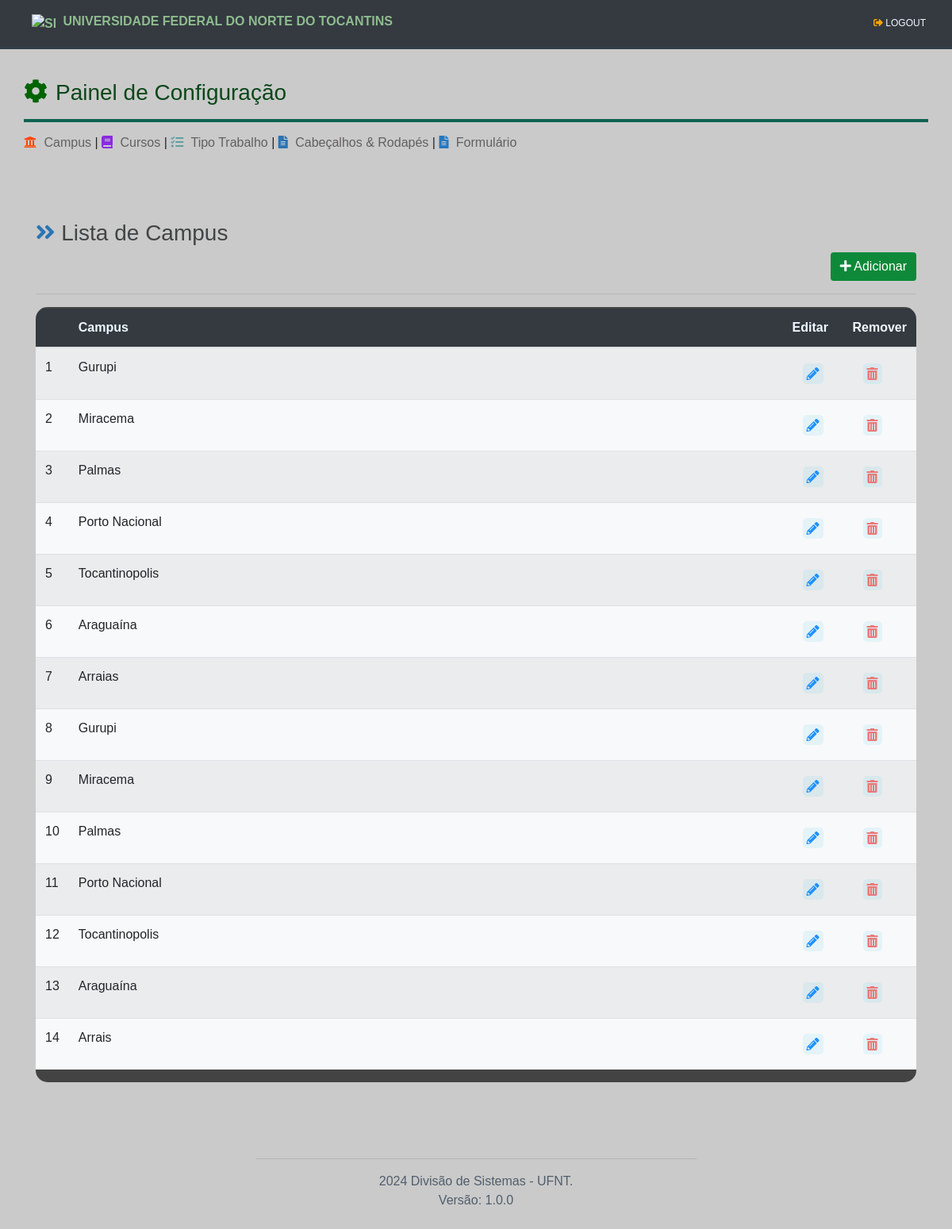
/campus/ (signed in), run on an earlier commit of the app's database.
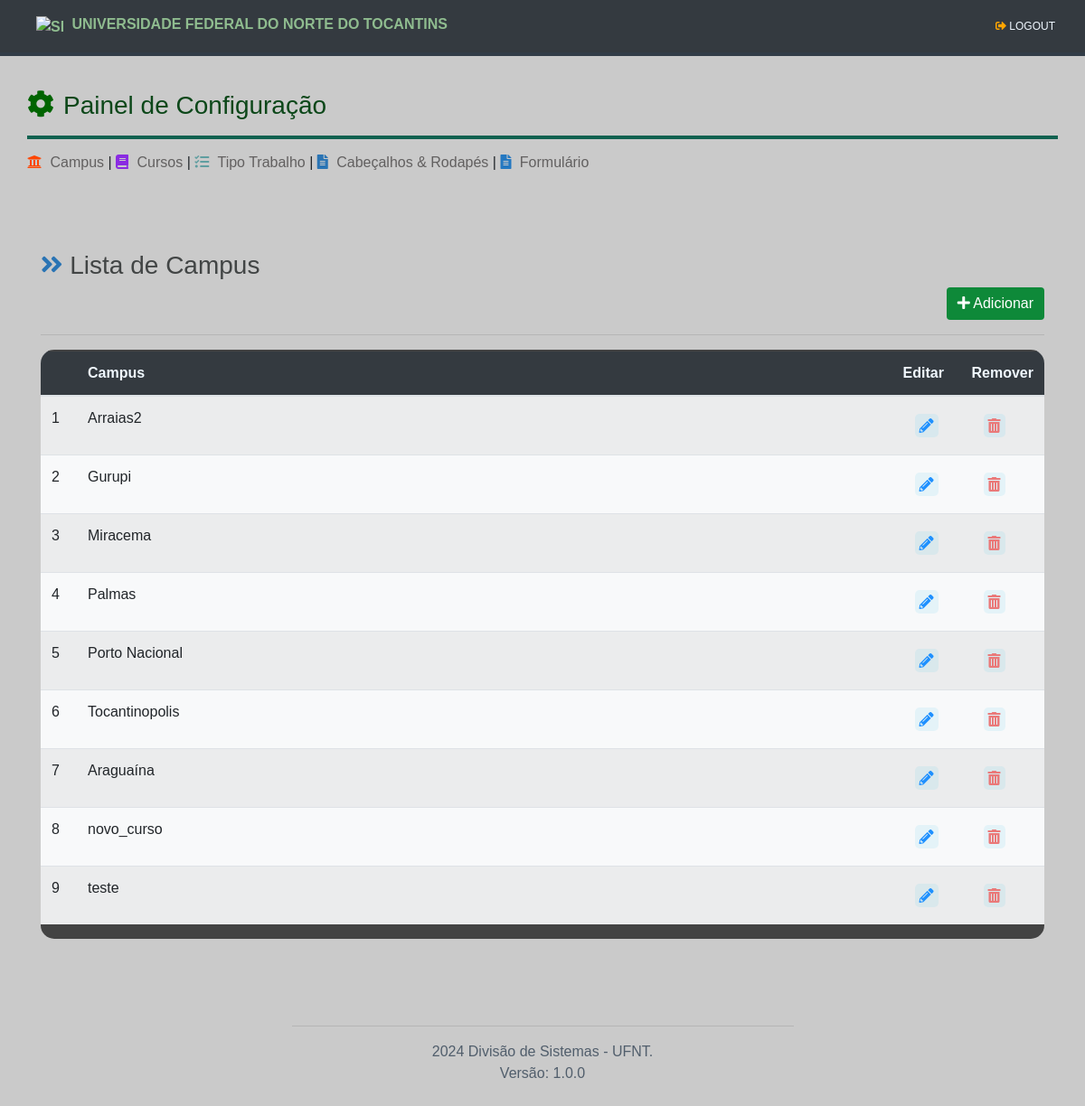
And on a later commit of the database.
### tables this page shows
CREATE TABLE campus (
                    id INTEGER PRIMARY KEY AUTOINCREMENT,
                    nome TEXT NOT NULL,                        
                    ativo INTEGER DEFAULT 1
                );

### routes/campus_routes.py (the view)
@campus_routes.route('/', methods=['GET', 'POST'])
@login_required
def campus_listar():
    campus = CampusModel.get_all()
    return render_template('campus_view.html', campus = campus )

### app.py (called while the page is built)
@login_manager.user_loader
def load_user(user_id):
    return UserModel.get_user_by_id(user_id)

### data/conexao.py (called while the page is built)
def get_conexao():
    conexao = sqlite3.connect('data/gfc.db')
    return conexao

### models/base_model.py (called while the page is built)
    @classmethod
    def get_all(cls):
        if not cls.tabela:
            raise ValueError("Nome da tabela não especificado na classe derivada.")
        con = get_conexao()
        cursor = con.cursor()
        query = f'SELECT * FROM {cls.tabela}'
        cursor.execute(query)
        colunas = [coluna[0] for coluna in cursor.description]
        objetos = [cls(**dict(zip(colunas, row))) for row in cursor.fetchall()]
        con.close()
        return objetos

### models/user_model.py (called while the page is built)
    @staticmethod
    def get_user_by_id(user_id: int):
        con = get_conexao()
        cursor = con.cursor()
        query = 'SELECT * FROM user WHERE id=?'
        cursor.execute(query, (user_id,))
        row = cursor.fetchone()
        if row:
            user = UserModel(
                id=row[0],
                username=row[1],
                password=row[2],
                ativo=row[3],
            )
            con.close()
            return user
        else:
            con.close()
            return None

    @property
    def is_authenticated(self):
        return True if self.id is not None else False

### templates/campus_view.html (shortened to what this page needs)
{% extends "base.html" %}
  {% block head %}
      <link rel="stylesheet" href="/static/assets/css/views/view.css" type="text/css">
  {% endblock %}
  {% block content %}
    {% include "componentes/_menu_conf.html" %}
  <div class="container">
    <div class="container">
      <div class="row">
        <h3><i class="fas fa-angle-double-right" style="color: rgb(42, 116, 180);"></i> Lista de Campus</h3>
      </div>
      <div class="row" style="display: flex; justify-content: flex-end;">
        <button type="button" class="btn btn-primary" data-toggle="modal" data-target="#modal" onclick="openModal()">
            <i class="fas fa-plus"></i> Adicionar
        </button>
      </div>
      </div>
      <hr>
      <div style="border-radius:15px; overflow: auto; padding: 0px; background-color:rgb(67, 67, 67); ">
        <table class="table table-striped bg-light" style="margin-top: 0px; padding:0px; border-top:2px solid rgb(67, 67, 67); ">
          <thead class="bg-dark" style="color: aliceblue;">
              <tr>
                  <th></th>
                  <th>Campus</th>
                  <th style="width:50px;">Editar</th>
                  <th style="width:50px;">Remover</th>
              </tr>
          </thead>
          <tbody>
              {% for obj in campus %}
                  <tr id="tr{{ obj.id }}">
                      <td style="width: 40px;">{{ loop.index }}</td>
                      <td>{{ obj.nome }}</td>
                      <td>
                          <a href="#">
                            <button type="button" class="btn" onclick='abrirModalEditar("{{ obj.id }}")'>
                                <i class="fas fa-pencil-alt icon" title="editar"></i>
                            </button>
                        </a>
                      </td>
                      <td>
                        <a href="#">
                          <button type="button" class="btn" onclick='abrirModalRemover("{{ obj.id }}", "{{ obj.nome }}");'>
                            <i class="fas fa-trash-alt icon-red" title="remover"></i>
                          </button>
                      </a>
                    </td>
                  </tr>
              {% endfor %}
          </tbody>
      </table>
      </div>
  </div>
  {% endblock %}

### templates/base.html (shortened to what this page needs)
<!DOCTYPE html>
<html lang="pt-br">
<head>
    <link rel="stylesheet" href="https://maxcdn.bootstrapcdn.com/bootstrap/4.5.2/css/bootstrap.min.css">
    <link rel="stylesheet" href="https://cdnjs.cloudflare.com/ajax/libs/font-awesome/5.15.2/css/all.min.css">
    <link rel="stylesheet" href="/static/assets/css/main.css" type="text/css">
    {% block head %} {% endblock %}
</head>
<body>
    {% block header %}
            {% include "componentes/_navbar.html" %}
    {% endblock %}
    {% block content %}
    {% endblock %}
    {% block footer %}
        {% include "componentes/_footer.html" %}
    {% endblock %}
</body>
</html>

### templates/componentes/_navbar.html (shortened to what this page needs)
<nav class="navbar navbar-expand-lg navbar-light bg-dark titulo">
  <div class="container-fluid">
    <a class="navbar-brand" href="#" style="color: darkseagreen; font-size: 16px; font-weight: 600;">
      <img src="/static/assets/img/UFNT_brasao.png" alt="Seu Logo" width="25" height="25" class="d-inline-block align-text-top">
      Universidade Federal do Norte do Tocantins</span>
    </a>
    <div class="navbar-nav ms-auto">
    {% if current_user.is_authenticated %}
        <a class="nav-link" href="/login/logout" style="color: aliceblue;">
            <i class="fa fa-sign-out-alt" style="color: orange;"></i> Logout
        </a>
    {% else %}
        <a class="nav-link" href="/login" style="color: aliceblue;">
            <i class="fa fa-sign-in-alt" style="color: lightgreen;"></i> Login
        </a>
    {% endif %}
    </div>
  </div>
</nav>

### templates/componentes/_menu_conf.html
{% block head %}
    <link rel="stylesheet" href="/static/assets/css/componentes/_menu_conf.css" type="text/css">
{% endblock %}
<div id="container" class="container" style="margin-top: 100px;">
    <div class="row">
        <i class="fas fa-cog" style="color:darkgreen; font-size: 30px;"></i>
        <h3 style="color: rgb(12, 71, 25); margin-left: 10px; margin-bottom: 0px;">Painel de Configuração</h3>
        <hr style="border: 2px solid #106250; width: 100%;">
    </div>
    <div class="row">
      <h6>
          <a href="/campus"><i class="fas fa-university" style="color: orangered;"></i> Campus</a>
          |
          <a href="/cursos"><i class="fas fa-book" style="color: blueviolet;"></i> Cursos</a>
          |
          <a href="/tipo_trabalho"><i class="fas fa-tasks" style="color: cadetblue;"></i> Tipo Trabalho</a>
          |
          <a href="/parametro"><i class="fas fa-file-alt" style="color: rgb(42, 116, 180);"></i> Cabeçalhos & Rodapés</a>
          |
          <a href="/ficha"><i class="fas fa-file-alt" style="color: rgb(36, 120, 193);"></i> Formulário</a>
      </h6>
  </div>
  </div>

### templates/componentes/_footer.html
<footer class="text-center py-3">
    <div class="container">
        <hr style="width: 50%;">
        <p>2024 Divisão de Sistemas - UFNT.</br>
        Versão: 1.0.0</p>
    </div>
</footer>

### static/assets/css/main.css (style rules this page uses)
body { background-color: #cacaca; font-family:'Trebuchet MS', 'Lucida Sans Unicode', 'Lucida Grande', 'Lucida Sans', Arial, sans-serif, Tahoma, Geneva, Verdana, sans-serif; font-weight: 500; }
.container a { text-decoration: none; color: darkslategrey; }
.container { margin-top: 80px; margin-bottom: 0; }
button.btn-primary { background-color: #0e8939; border: 1px solid #034f03; text-align: center; border: #656765; }
.titulo { text-transform: uppercase; font-size: 12px; color: #199f5c; border-bottom: 4px solid #323d48; margin-bottom: 0px; padding: 10px; text-align: left; position: fixed; top: 0; width: 100%; z-index: 1000; }
.titulo img { width: 30px; margin-right: 5px; margin-left: 15px; }
footer { color: #515e6c; }

### static/assets/css/views/view.css (style rules this page uses)
.container h3 { color:rgb(66, 69, 69); }
.icon { background-color: rgba(55, 192, 238, 0.1); border-radius: 5px; padding: 5px; color: dodgerblue; transition: 0.4s; }
.icon-red { background-color: rgba(55, 192, 238, 0.1); border-radius: 5px; padding: 5px; color: rgb(234, 121, 121); transition: 0.4s; }
table { overflow-x: auto; }

### static/assets/css/componentes/_menu_conf.css (style rules this page uses)
.row a { color: #626060; text-decoration: none; position: relative; transition: filter 0.3s; }
.row a i { margin-right: 5px; transition: filter 0.3s; }

What changed in the data, as far as the page shows it:
removed campus: nome "Arraias"
removed campus: nome "Palmas"
removed campus: nome "Porto Nacional"
removed campus: nome "Tocantinopolis"
removed campus: nome "Araguaína"
removed campus: nome "Arrais"
added campus: nome "Arraias2"
changed campus: nome "Gurupi" → "novo_curso"
changed campus: nome "Miracema" → "teste"
